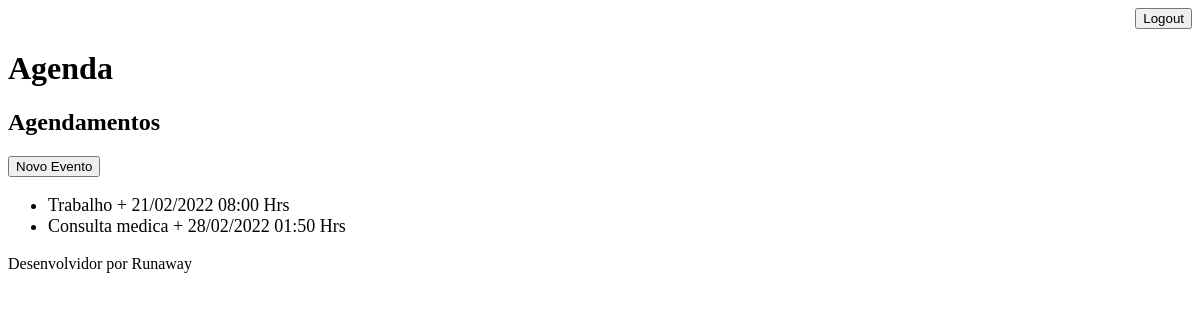
Page /agenda/ (signed in) on the earlier database version.
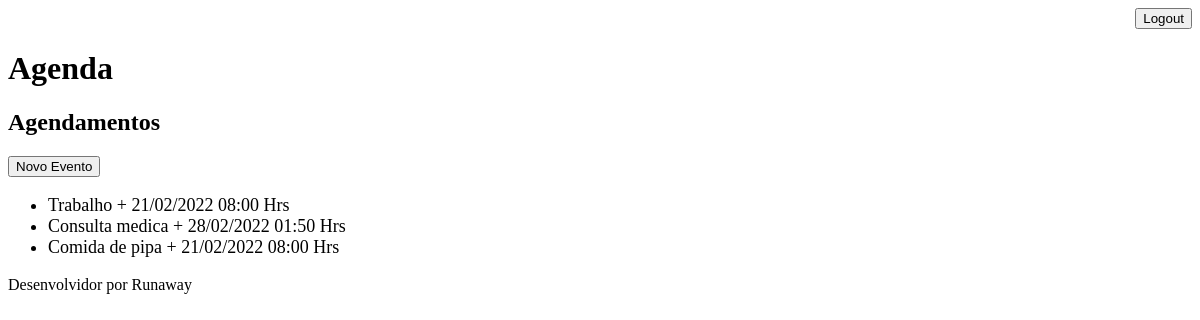
Same page on the later database version.
### core/models.py (models this page shows, shortened)
class Evento(models.Model):
    titulo = models.CharField(max_length=100)
    descricao = models.TextField(blank=True, null=True)
    data_evento = models.DateTimeField(verbose_name='Data do Evento')
    data_criacao = models.DateTimeField(auto_now=True)
    usuario = models.ForeignKey(User, on_delete=models.CASCADE)
    class Meta:
        db_table = 'evento'
    def get_data_evento(self):
        return self.data_evento.strftime('%d/%m/%Y %H:%M Hrs')

### core/views.py (the view)
# urls.py: path('agenda/', views.lista_eventos),
@login_required(login_url='/login/')
def lista_eventos(request):
    usuario = request.user   #para visualizar os eventos do usuario logado
    evento = Evento.objects.filter(usuario=usuario)   #para visualizar os eventos do usuario logado
    dados = {'eventos':evento}
    return render(request, 'agenda.html', dados)

### core/templates/agenda.html
{% extends "model-page.html" %}
{% block content %}
    <h2>Agendamentos</h2>
    <a href="evento/">
        <button type="button">Novo Evento </button>
    </a>
    <ul style="font-size: 18px">
        {% for evento in eventos %}
            <li>{{ evento.titulo }} + {{ evento.get_data_evento }}</li>
        {% endfor %}
    </ul>
{% endblock %}

Differences in the rows shown:
added Evento: titulo "Comida de pipa", get_data_evento "21/02/2022 08:00 Hrs"
